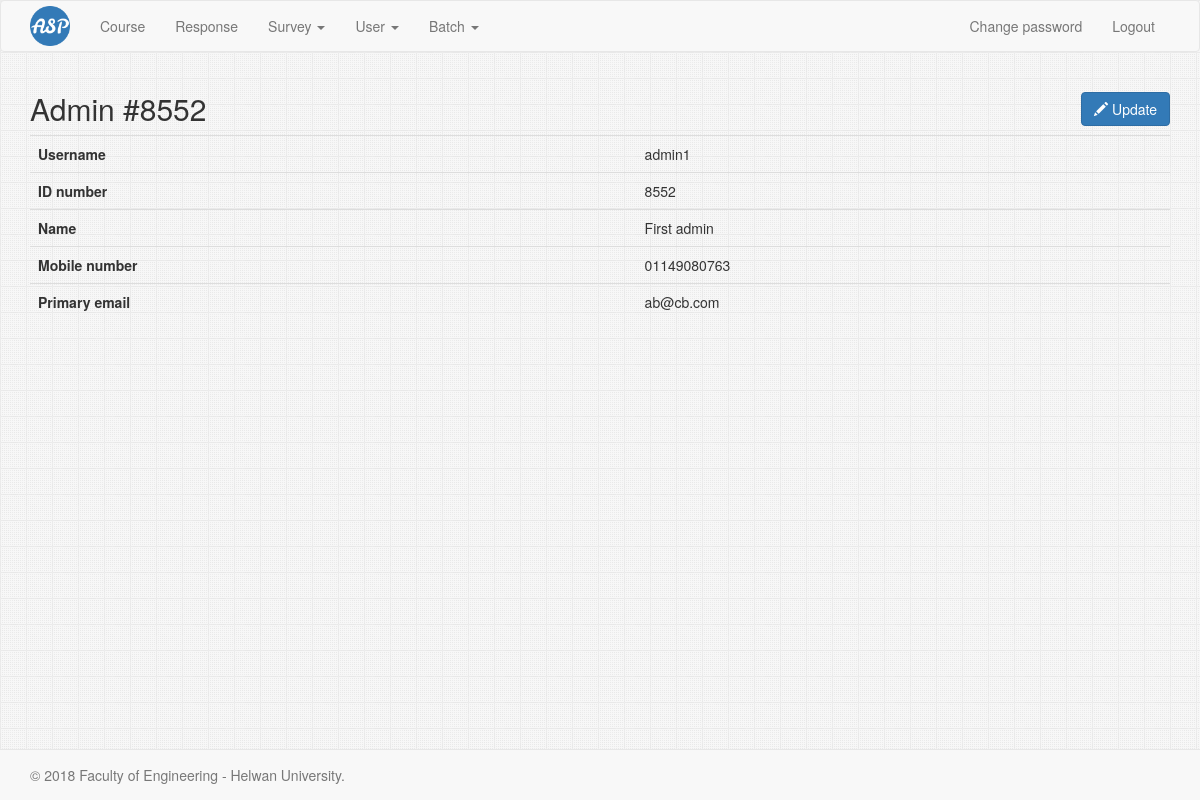
The app's page /admin/8552 (signed in) with its own data.
### Admin/models.py (models this page shows, shortened)
class Admin(models.Model):
    user = models.OneToOneField(
        settings.AUTH_USER_MODEL,
        primary_key=True,
        on_delete=models.CASCADE,
    )

### Home/models.py (models this page shows)
class User(AbstractUser):
    id_number = models.BigIntegerField(
        unique=True,
        verbose_name='ID number',
    )
    name = models.CharField(
        max_length=300,
    )
    email = models.EmailField(
        max_length=254,
        unique=True,
    )
    mobile_number = models.CharField(
        max_length=15,
    )
    is_admin = models.BooleanField(
        default=False,
    )
    is_professor = models.BooleanField(
        default=False,
    )
    is_student = models.BooleanField(
        default=False,
    )

### Admin/views.py (the view)
# urls.py: url(r'^(?P<slug>\d+)$', AdminRead.as_view(), name="read"),
@method_decorator([login_required, admin_required], name='dispatch')
class AdminRead(DetailView):
    model = Admin
    template_name = 'Admin/admin_read.html'
    slug_field = 'user__id_number'

### Admin/templates/Admin/admin_read.html (shortened to what this page needs)
{% extends 'base.html' %}
{% block content %}
    <h2>
        Admin #{{ admin.user.id_number }}
        <a href="{% url 'administrator:update' admin.user.id_number %}" class="btn btn-primary pull-right">
            <span class="glyphicon glyphicon-pencil"></span> Update
        </a>
    </h2>
    <table class="table table-hover">
        <tbody>
        <tr>
            <th>Username</th>
            <td>{{ admin.user.username }}</td>
        </tr>
        <tr>
            <th>ID number</th>
            <td>{{ admin.user.id_number }}</td>
        </tr>
        <tr>
            <th>Name</th>
            <td>{{ admin.user.name }}</td>
        </tr>
        <tr>
            <th>Mobile number</th>
            <td>{{ admin.user.mobile_number }}</td>
        </tr>
        <tr>
            <th>Primary email</th>
            <td>{{ admin.user.email }}</td>
        </tr>
        </tbody>
    </table>
{% endblock %}

### common-static/css/main.css (style rules this page uses)
html { position: relative; min-height: 100%; }
body { margin-bottom: 60px; }

### records on screen
Admin: user.id_number "8552", user.username "admin1", user.name "First admin", user.mobile_number "01149080763", user.email "ab@cb.com"
